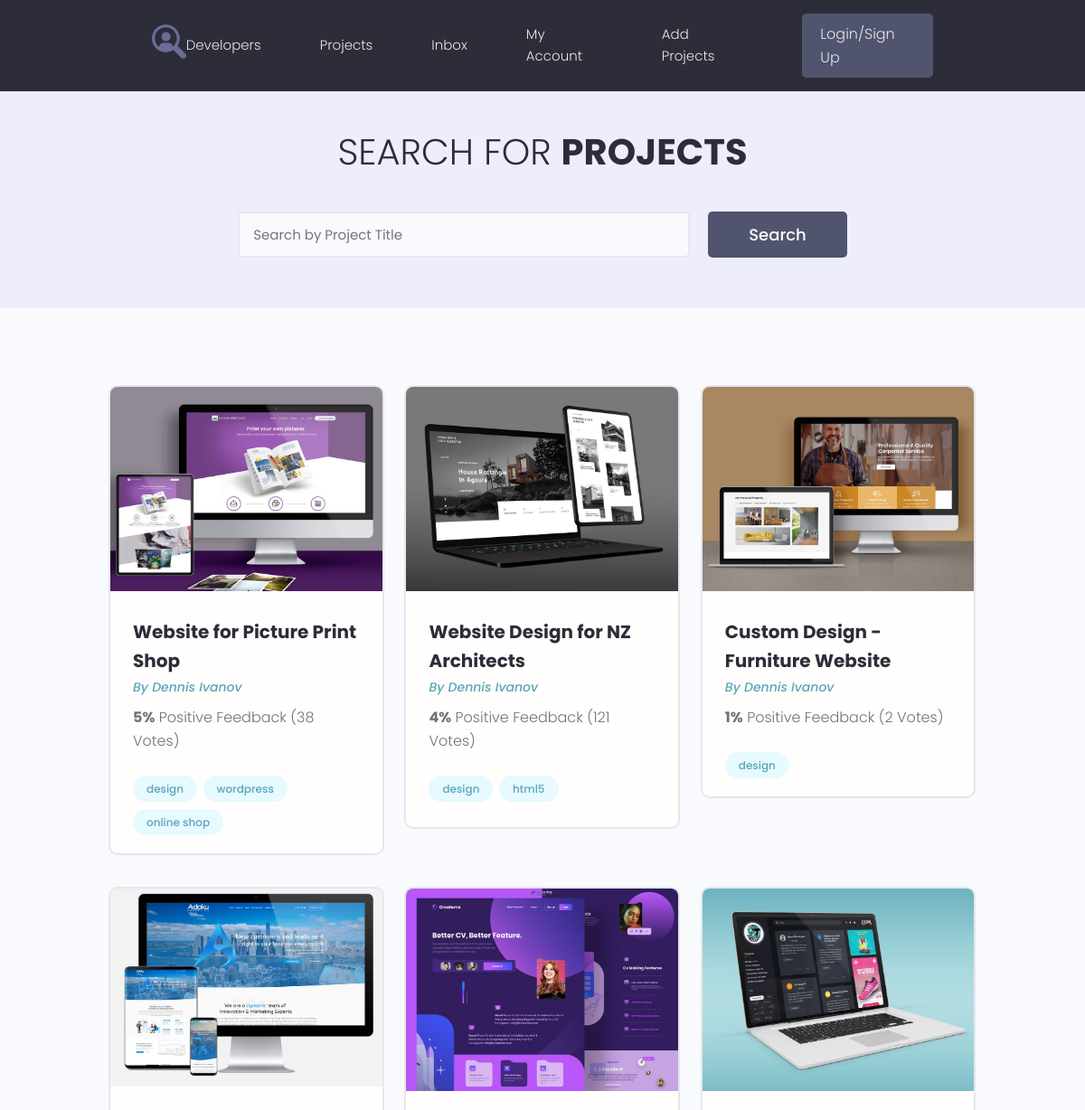
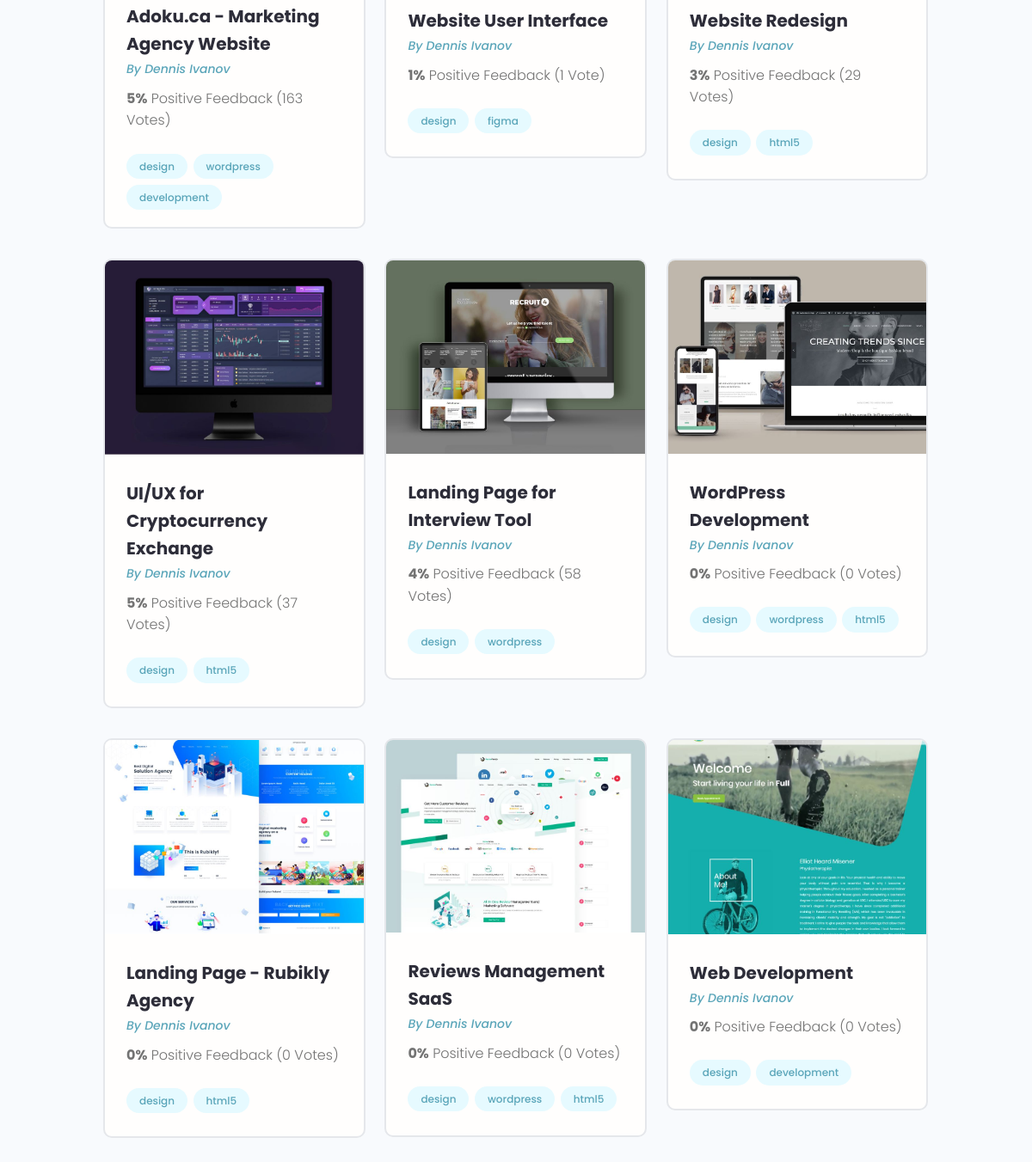
/projects/, run on the app's committed database (2 pictures, top to bottom).
### projects/models.py (models this page shows, shortened)
class Project(models.Model):
    title = models.CharField(max_length=200)
    description = models.TextField(blank=True, null=True)
    featured_image = models.ImageField(upload_to="projects/%Y/%m/%d/", default='default.jpg')
    demo_link = models.CharField(max_length=2000, blank=True, null=True)
    source_link = models.CharField(max_length=2000, blank=True, null=True)
    tags = models.ManyToManyField('Tag', blank=True)
    vote_total = models.IntegerField(default=0, blank=True, null=True)
    vote_ratio = models.IntegerField(default=0, blank=True, null=True)
    created = models.DateTimeField(auto_now_add=True)

class Tag(models.Model):
    name = models.CharField(max_length=200)
    created = models.DateTimeField(auto_now_add=True)
    def __str__(self):
        return self.name

### projects/views.py (the view)
# urls.py: path('projects/', include('projects.urls')),
def projects(request):
    pr = Project.objects.all()
    context = {'projects': pr}
    return render(request, "projects/projects.html", context)

### projects/templates/projects/projects.html (shortened to what this page needs)
{% extends 'projects/base.html' %}
{% block content %}
  <main class="projects">
    <section class="hero-section text-center">
      <div class="container container--narrow">
        <div class="hero-section__box">
          <h2>Search for <span>Projects</span></h2>
        </div>
        <div class="hero-section__search">
          <form class="form" action="#" method="get">
            <div class="form__field">
              <input class="input input--text" id="formInput#search" type="text" name="text"
                placeholder="Search by Project Title" />
            </div>
            <input class="btn btn--sub btn--lg" type="submit" value="Search" />
          </form>
        </div>
      </div>
    </section>
    <section class="projectsList">
      <div class="container">
        <div class="grid grid--three">
          {% for project in projects %}
          <div class="column">
            <div class="card project">
              <a href="{% url 'project' project.id %}" class="project">
                <img class="project__thumbnail" src="{{ project.featured_image.url }}" alt="project thumbnail" />
              </a>
                <div class="card__body">
                  <h3 class="project__title">{{ project.title }}</h3>
                  <p><a class="project__author" href="profile.html">By Dennis Ivanov</a></p>
                  <p class="project--rating">
                    <span style="font-weight: bold;">{{ project.vote_ratio }}%</span> Positive
                    Feedback ({{ project.vote_total }} Vote{{ project.vote_total|pluralize:'s' }})
                  </p>
                  <div class="project__tags">
                    {% for tag in project.tags.all %}
                    <span class="tag tag--pill tag--main">
                      <small>{{ tag }}</small>
                    </span>
                    {% endfor %}
                  </div>
                </div>
            </div>
          </div>
          {% endfor %}
        </div>
      </div>
    </section>
  </main>
{% endblock %}

### projects/templates/projects/base.html (shortened to what this page needs)
<!DOCTYPE html>
{% load static %}
<html lang="en">
<head>
   <link rel="stylesheet" href="https://maxcdn.bootstrapcdn.com/font-awesome/4.5.0/css/font-awesome.min.css">
  <link rel="stylesheet" href="{% static 'uikit/styles/uikit.css' %}" />
  <link rel="stylesheet" href="{% static 'styles/app.css' %}" />
</head>
<body>
  {% include 'projects/navbar.html' %}
  {% block content %}{% endblock %}
</body>
</html>

### projects/templates/projects/navbar.html (shortened to what this page needs)
{% load static %}
  <header class="header">
    <div class="container container--narrow">
      <a href="{% url 'profiles' %}" class="header__logo">
        <img src="{% static 'images/logo.svg' %}" alt="DevSearch Logo" />
      </a>
      <nav class="header__nav">
        <ul class="header__menu">
          <li class="header__menuItem"><a href="{% url 'profiles' %}">Developers</a></li>
          <li class="header__menuItem"><a href="{% url 'projects' %}">Projects</a></li>
          <li class="header__menuItem"><a href="inbox.html">Inbox</a></li>
          <li class="header__menuItem"><a href="account.html">My Account</a></li>
          <li class="header__menuItem"><a href="{% url 'create-project' %}">Add Projects</a></li>
          <li class="header__menuItem"><a href="login.html" class="btn btn--sub">Login/Sign Up</a></li>
        </ul>
      </nav>
    </div>
  </header>

### projects/static/styles/app.css (style rules this page uses)
:root { --color-sub: #2d2d39; }
.btn--sub { background-color: var(--color-sub-light); }
.card { border: 2px solid var(--color-light); }
img { width: 100%; }
.header { position: sticky; z-index: 111; background-color: var(--color-sub); padding: 1.5rem 0; }
.header > .container { display: flex; justify-content: space-between; align-items: center; }
.header__logo > img { height: 3.8rem; }
.header__nav > ul { display: inline-flex; align-items: center; list-style: none; gap: 6.5rem; }
.header__menuItem > a { color: var(--color-light); font-weight: 300; }
.hero-section { height: 40vh; display: flex; align-items: center; background-color: var(--color-sub); }
.hero-section__box { margin-bottom: 4rem; }
.hero-section__box > h2, .hero-section__box > h2 > span { font-size: 4rem; color: var(--color-light); line-height: 1.3; text-transform: uppercase; }
.hero-section__box > h2 { font-weight: 300; }
.hero-section__box > h2 > span { font-weight: 700; }
.hero-section__search > .form { display: flex; align-items: center; justify-content: center; gap: 2rem; }
.hero-section__search > .form input.input--text { width: 50rem; }
.project__author { font-size: 1.4rem; font-style: italic; }
.project--rating { margin-bottom: 1.6em; margin-top: .5em; }
.projects > .hero-section { background: var(--color-sub-lighter); height: 30vh; }
.projects .hero-section__box { margin-bottom: 2.5rem; }
.projects .hero-section__box > h2 { color: var(--color-sub); }
.projects .hero-section__box > h2 > span { font-weight: 700; color: var(--color-sub); }
.projectsList { margin-top: 8rem; }
.project__thumbnail { object-fit: cover; object-position: top center; width: 100%; }
.project__title { font-size: 2rem; font-weight: 700; color: var(--color-sub); }

### projects/static/uikit/styles/modules/_variables.css (style rules this page uses)
:root { --color-main: #5aa5b9; --color-main-light: #e6faff; --color-sub: #3f4156; --color-sub-light: #51546e; --color-sub-lighter: #ededfd; --color-text: #737373; --color-gray: #8b8b8b; --color-light: #e5e7eb; --color-light-gray: #767676; --color-bg: #f8fafd; --color-white: #fffefd; --color-white-light: #f3f3f3; --color-success: #359e64; --color-success-bg: #def8e8; --color-error: #fc4b0b; --color-error-bg: #fff2ee; --font-base: 'Poppins', arial, helvetica, 'Segoe UI', roboto, ubuntu, sans-serif; --font-monospace: 'Fira Code', 'Courier New', courier, monospace; --font-regular: 300; --font-medium: 500; --font-bold: 700; --generic-shadow: 1px 1px 5px #00000010; --generic-transition: all 0.3s ease-in-out; }

### projects/static/uikit/styles/modules/_base.css (style rules this page uses)
* { margin: 0; padding: 0; box-sizing: border-box; text-rendering: optimizeLegibility; color: inherit; font-size: inherit; }
html { font-size: 50%; }
@media only screen and (min-width: 480px) { html { font-size: 56.25%; } }
@media only screen and (min-width: 1200px) { html { font-size: 62.5%; } }
body { line-height: 1.6; font-weight: 400; font-size: 1.5rem; color: var(--color-text); background-color: var(--color-bg); min-height: 100vh; }

### projects/static/uikit/styles/modules/_typography.css (style rules this page uses)
* { font-family: var(--font-base); }
h2 { font-size: 3.6rem; font-weight: var(--font-bold); }
h3 { font-size: 3.2rem; font-weight: var(--font-medium); }
p, span, strong { font-size: 1.6rem; color: var(--color-text); font-weight: var(--font-regular); }
a { padding-bottom: 2px; text-decoration: none; display: inline-block; color: var(--color-main); font-weight: var(--font-medium); }

### projects/static/uikit/styles/modules/_utilities.css (style rules this page uses)
.container { width: 92%; max-width: 165rem; margin: 0 auto; box-sizing: border-box; }
.container--narrow { width: 92%; max-width: 120rem; }
@media screen and (min-width: 1000px) { .container { width: 90%; } }
@media screen and (min-width: 1000px) { .container--narrow { width: 85%; } }
@media screen and (min-width: 1200px) { .container { width: 80%; } }
@media screen and (min-width: 1200px) { .container--narrow { width: 72%; } }
.text-center { text-align: center; }

### projects/static/uikit/styles/modules/_button.css (style rules this page uses)
.btn { display: inline-block; position: relative; cursor: pointer; background-color: var(--color-light); font-weight: var(--font-medium); color: var(--color-sub); text-decoration: none; padding: 1rem 2rem; border-radius: 0.5rem; border: none; width: -webkit-fit-content; width: -moz-fit-content; width: fit-content; height: -webkit-fit-content; height: -moz-fit-content; height: fit-content; font-size: 1.6rem; outline-width: 0; outline-color: transparent; -webkit-backface-visibility: hidden; backface-visibility: hidden; transition: all 0.3s ease-in-out; }
.btn--sub { background-color: var(--color-sub); color: var(--color-white); }
.btn--lg { font-size: 1.8rem; padding: 1.2rem 4.5rem; }

### data on the page
Project: featured_image (picture), title "Website for Picture Print Shop", vote_ratio "5", vote_total "38"
Tag: name "design"
Tag: name "wordpress"
Tag: name "online shop"
Project: featured_image (picture), title "Website Design for NZ Architects", vote_ratio "4", vote_total "121"
Tag: name "html5"
Project: featured_image (picture), title "Custom Design - Furniture Website", vote_ratio "1", vote_total "2"
Project: featured_image (picture), title "Adoku.ca - Marketing Agency Website", vote_ratio "5", vote_total "163"
Tag: name "development"
Project: featured_image (picture), title "Website User Interface", vote_ratio "1", vote_total "1"
Tag: name "figma"
Project: featured_image (picture), title "Website Redesign", vote_ratio "3", vote_total "29"
Project: featured_image (picture), title "UI/UX for Cryptocurrency Exchange", vote_ratio "5", vote_total "37"
Project: featured_image (picture), title "Landing Page for Interview Tool", vote_ratio "4", vote_total "58"
Project: featured_image (picture), title "WordPress Development", vote_ratio "0", vote_total "0"
Project: featured_image (picture), title "Landing Page - Rubikly Agency", vote_ratio "0", vote_total "0"
Project: featured_image (picture), title "Reviews Management SaaS", vote_ratio "0", vote_total "0"
Project: featured_image (picture), title "Web Development", vote_ratio "0", vote_total "0"
